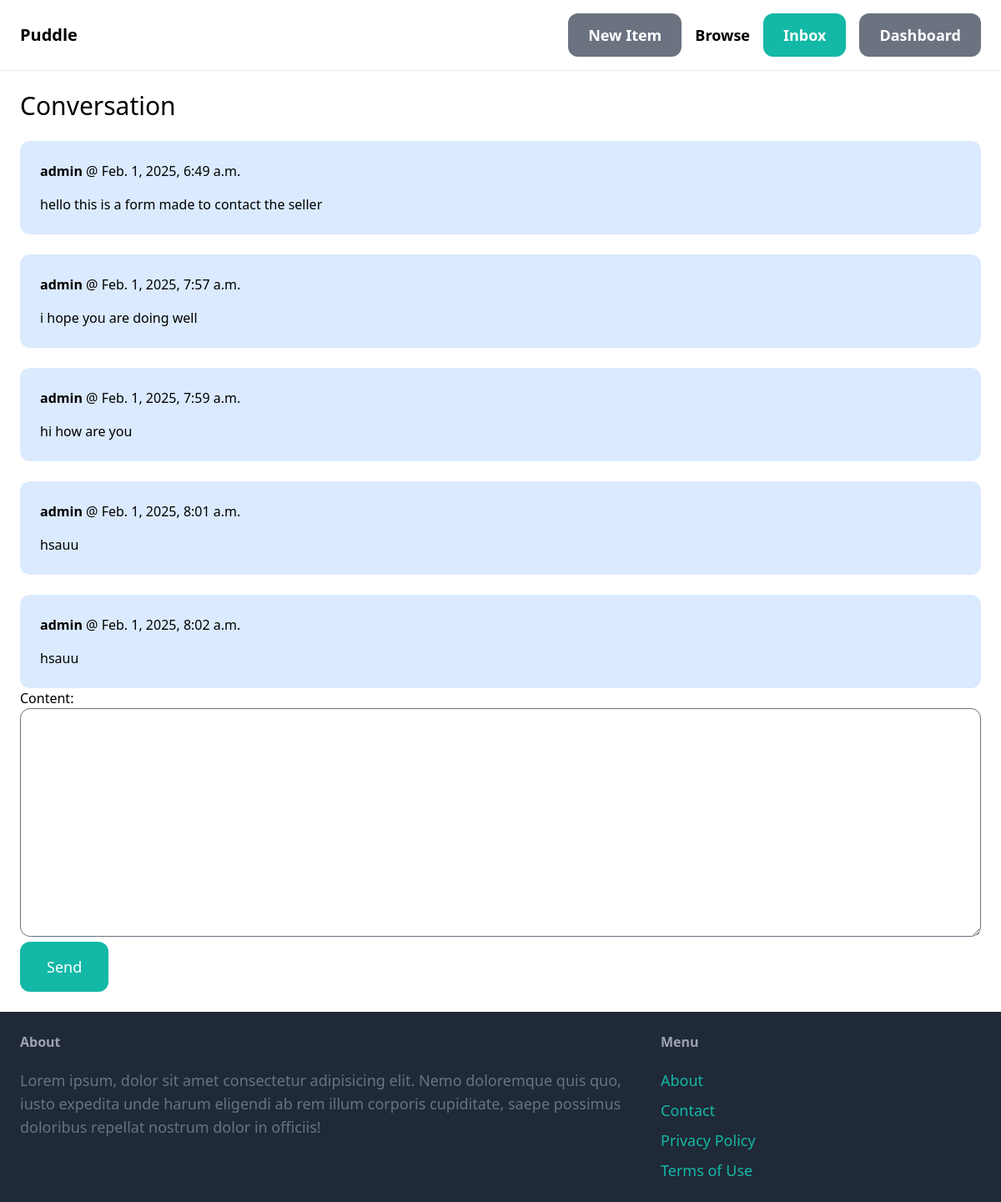
The page /inbox/1/ (signed in) on the database its author committed.
### conversation/models.py (models this page shows)
class ConversationMessage(models.Model):
    conversation = models.ForeignKey(Conversation, related_name='messages',on_delete=models.CASCADE)
    content = models.TextField()
    created_at = models.DateTimeField(auto_now_add=True)
    created_by = models.ForeignKey(User, related_name='created_messages', on_delete=models.CASCADE)

### conversation/views.py (the view)
# urls.py: path('<int:pk>/',views.detail,name='detail'),
@login_required
def detail(request,pk):
    conversation = Conversation.objects.filter(members__in=[request.user.id]).get(pk=pk)
    if request.method == 'POST':
        form = ConversationMessageForm(request.POST)
        if form.is_valid():
            conversation_message = form.save(commit=False)
            conversation_message.conversation = conversation
            conversation_message.created_by = request.user
            conversation_message.save()
            conversation.save()
            return redirect('conversation:detail',pk=pk)
    else:
        form = ConversationMessageForm()
    return render(request,'conversation/detail.html',{
        'conversation':conversation,
        'form':form,
    })

### conversation/forms.py
class ConversationMessageForm(forms.ModelForm):
    class Meta:
        model = ConversationMessage
        fields = ('content',)
        widgets = {
            'content': forms.Textarea(attrs={
                'class': "w-full py-4 px-6 rounded-xl border",
            })
        }

### conversation/templates/conversation/detail.html (shortened to what this page needs)
{% extends "base.html" %}
{% block content %}
<h1 class="mb-6 text-3xl">Conversation</h1>
<div class="space-y-6">
    {% for message in conversation.messages.all %}
        <div class="p-6 flex {% if message.created_by == request.user %} bg-blue-100 {% else %}bg-gray-100 {% endif %}rounded-xl">
            <div>
                <p class="mb-4"><strong>{{message.created_by.username}}</strong> @ {{message.created_at}}</p>
                <p>{{message.content}}</p>
            </div>
        </div>
    {% endfor %}
</div>
<form method="post" action=".">
    {{ form.as_p }}
    <button class="py-4 px-8 text-lg bg-teal-500 hover:bg-teal-700 rounded-xl text-white">Send</button>
</form>
{% endblock content %}

### rows shown on the page
ConversationMessage: created_by.username "admin", created_at "Feb. 1, 2025, 6:49 a.m.", content "hello this is a form made to contact the seller"
ConversationMessage: created_by.username "admin", created_at "Feb. 1, 2025, 7:57 a.m.", content "i hope you are doing well"
ConversationMessage: created_by.username "admin", created_at "Feb. 1, 2025, 7:59 a.m.", content "hi how are you"
ConversationMessage: created_by.username "admin", created_at "Feb. 1, 2025, 8:01 a.m.", content "hsauu"
ConversationMessage: created_by.username "admin", created_at "Feb. 1, 2025, 8:02 a.m.", content "hsauu"
